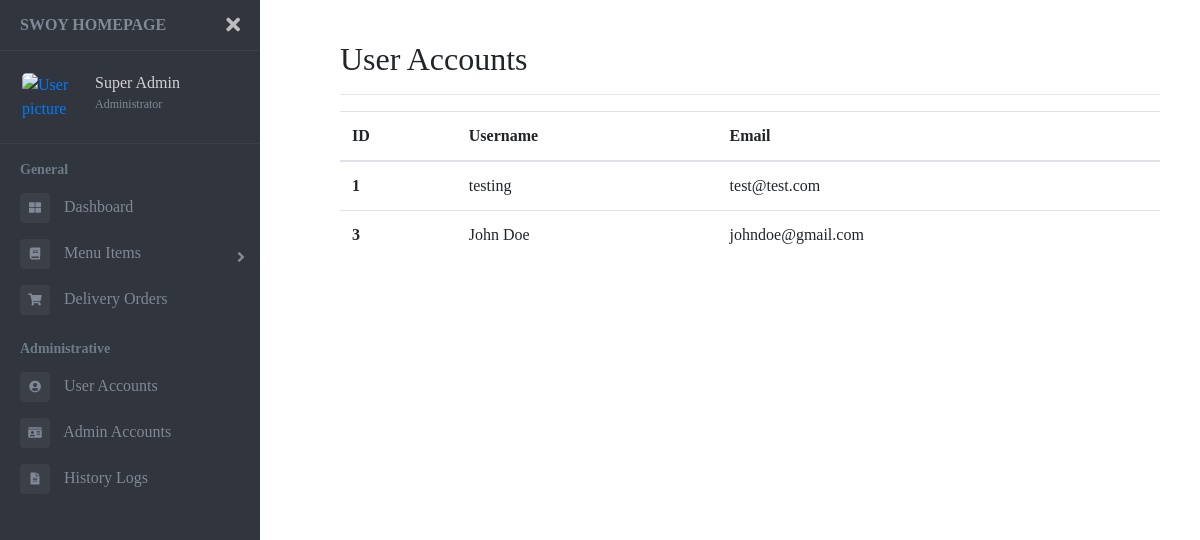
Screenshot of /admin/user_accounts?id=2 with the database file from the repository.
### tables this page shows
CREATE TABLE user(
        user_id INTEGER PRIMARY KEY,
        username TEXT NOT NULL,
        email TEXT NOT NULL UNIQUE,
        password TEXT NOT NULL,
        security_qns TEXT NOT NULL,
        security_ans TEXT NOT NULL,
        admin INTEGER NOT NULL);

### app.py (the view)
@app.route("/admin/user_accounts")
def admin_user_accounts():
    try:
        user_id = request.args["id"]
        with sqlite3.connect("swoy.db") as conn:
            cursor = conn.cursor()
            cursor.execute(f"SELECT * FROM user WHERE user_id = '{user_id}'")
            user_account = cursor.fetchone()
    except:
        user_account = None
    users = None
    with sqlite3.connect("swoy.db") as conn:
        cursor = conn.cursor()
        cursor.execute(f"SELECT * FROM user WHERE admin = 0")
        users = cursor.fetchall()
    userList = []
    for user in users:
        userList.append({"id": user[0], "username": user[1], "email": user[2]})
    return render_template("admin_user_accounts.html", admin_title="User Accounts", userList=userList, user_account=user_account)

### templates/admin_user_accounts.html
{% extends "admin_base.html" %}
{% block content %}
<table class="table">
  <thead>
    <tr>
      <th scope="col">ID</th>
      <th scope="col">Username</th>
      <th scope="col">Email</th>
    </tr>
  </thead>
  <tbody>
    {% for user in userList %}
    <tr>
      <th scope="row">{{user.id}}</th>
      <td>{{user.username}}</td>
      <td>{{user.email}}</td>
    </tr>
    {% endfor %}
  </tbody>
</table>
{% endblock %}

### templates/admin_base.html (shortened to what this page needs)
<!DOCTYPE html>
<html lang="en">
<head>
    <link href="//maxcdn.bootstrapcdn.com/bootstrap/4.0.0/css/bootstrap.min.css" rel="stylesheet" id="bootstrap-css">
    <link rel="stylesheet" href="https://maxcdn.bootstrapcdn.com/bootstrap/4.0.0/css/bootstrap.min.css"
>
    <link href="https://use.fontawesome.com/releases/v5.0.6/css/all.css" rel="stylesheet">
    <link rel="stylesheet" href="../../static/admin.css">
</head>
<body>
<div class="page-wrapper chiller-theme toggled">
    <nav id="sidebar" class="sidebar-wrapper">
        <div class="sidebar-content">
            <div class="sidebar-brand">
                <a href="{{ url_for('home') }}">SWOY HOMEPAGE</a>
                <div id="close-sidebar">
                    <i class="fas fa-times"></i>
                </div>
            </div>
            <div class="sidebar-header">
                <div class="user-pic">
                    <a href="{{ url_for('admin_own_account', id=user_account[0]) }}">
                        <img class="img-responsive img-rounded"
                         src="https://raw.githubusercontent.com/azouaoui-med/pro-sidebar-template/gh-pages/src/img/user.jpg"
                         alt="User picture">
                    </a>
                </div>
                <div class="user-info">
                    {% if user_account %}
                    <a href="{{ url_for('admin_own_account', id=user_account[0]) }}">
                        <span class="user-name" style="color:lightgray;">{{ user_account[1] }}</span>
                    </a>
                    {% else %}
                    <a href="{{ url_for('admin_own_account', user_id=2) }}">
                        <span class="user-name" style="color:lightgray;">John Smith</span>
                    </a>
                    {% endif %}
                    <span class="user-role">Administrator</span>
                </div>
            </div>
            <div class="sidebar-menu">
                <ul>
                    <li class="header-menu">
                        <span>General</span>
                    </li>
                    <li>
                        <a href="{{ url_for('admin_dashboard', id=user_account[0]) }}">
                            <i class="fas fa-th-large"></i>
                            <span>Dashboard</span>
                        </a>
                    </li>
                    <li class="sidebar-dropdown">
                        <a href="#">
                            <i class="fa fa-book"></i>
                            <span>Menu Items</span>
                        </a>
                    </li>
                    <li>
                        <a href="{{ url_for('admin_orders', id=user_account[0]) }}">
                            <i class="fa fa-shopping-cart"></i>
                            <span>Delivery Orders</span>
                        </a>
                    </li>
                    <li class="header-menu">
                        <span>Administrative</span>
                    </li>
                    <li>
                        <a href="{{ url_for('admin_user_accounts', id=user_account[0]) }}">
                            <i class="fa fa-user-circle"></i>
                            <span>User Accounts</span>
                        </a>
                    </li>
                    <li>
                        <a href="{{ url_for('admin_admin_accounts', id=user_account[0]) }}">
                            <i class="fa fa-id-card"></i>
                            <span>Admin Accounts</span>
                        </a>
                    </li>
                    <li>
                        <a href="{{ url_for('admin_logs', id=user_account[0]) }}">
                            <i class="fa fa-file-alt"></i>
                            <span>History Logs</span>
                        </a>
                    </li>
                </ul>
            </div>
        </div>
    </nav>
    <main class="page-content">
        <div class="container-fluid">
            <h2>{{ admin_title|safe }}</h2>
            <hr>
            {% block content %}
            {% endblock %}
        </div>
    </main>
</div>
</body>
</html>

### rows the page displays
user: username "Super Admin"
user: id "1", username "testing", email "test@test.com"
user: id "3", username "John Doe", email "johndoe@gmail.com"

### other values shown
{{ admin_title|safe }} "User Accounts"
